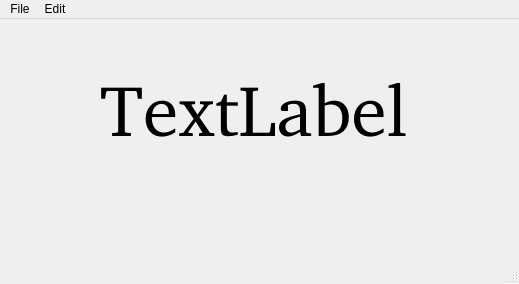
<?xml version="1.0" encoding="UTF-8"?>
<ui version="4.0">
 <class>MainWindow</class>
 <widget class="QMainWindow" name="MainWindow">
  <property name="geometry">
   <rect>
    <x>0</x>
    <y>0</y>
    <width>519</width>
    <height>284</height>
   </rect>
  </property>
  <property name="windowTitle">
   <string>MainWindow</string>
  </property>
  <widget class="QWidget" name="centralwidget">
   <widget class="QLabel" name="label">
    <property name="geometry">
     <rect>
      <x>100</x>
      <y>40</y>
      <width>331</width>
      <height>101</height>
     </rect>
    </property>
    <property name="font">
     <font>
      <family>URW Gothic [UKWN]</family>
      <pointsize>54</pointsize>
     </font>
    </property>
    <property name="text">
     <string>TextLabel</string>
    </property>
   </widget>
  </widget>
  <widget class="QMenuBar" name="menubar">
   <property name="geometry">
    <rect>
     <x>0</x>
     <y>0</y>
     <width>519</width>
     <height>22</height>
    </rect>
   </property>
   <widget class="QMenu" name="menuFile">
    <property name="title">
     <string>File</string>
    </property>
    <addaction name="actionNew"/>
    <addaction name="actionSave"/>
   </widget>
   <widget class="QMenu" name="menuEdit">
    <property name="title">
     <string>Edit</string>
    </property>
    <addaction name="actionCopy"/>
    <addaction name="actionPaste"/>
   </widget>
   <addaction name="menuFile"/>
   <addaction name="menuEdit"/>
  </widget>
  <widget class="QStatusBar" name="statusbar"/>
  <action name="actionNew">
   <property name="text">
    <string>New</string>
   </property>
   <property name="statusTip">
    <string>New File</string>
   </property>
   <property name="shortcut">
    <string>Ctrl+N</string>
   </property>
  </action>
  <action name="actionSave">
   <property name="text">
    <string>Save</string>
   </property>
   <property name="statusTip">
    <string>Save a file</string>
   </property>
   <property name="shortcut">
    <string>Ctrl+S</string>
   </property>
  </action>
  <action name="actionCopy">
   <property name="text">
    <string>Copy</string>
   </property>
   <property name="statusTip">
    <string>Copy file</string>
   </property>
   <property name="shortcut">
    <string>Ctrl+C</string>
   </property>
  </action>
  <action name="actionPaste">
   <property name="text">
    <string>Paste</string>
   </property>
   <property name="statusTip">
    <string>Paste file</string>
   </property>
   <property name="shortcut">
    <string>Ctrl+V</string>
   </property>
  </action>
 </widget>
 <resources/>
 <connections/>
</ui>
